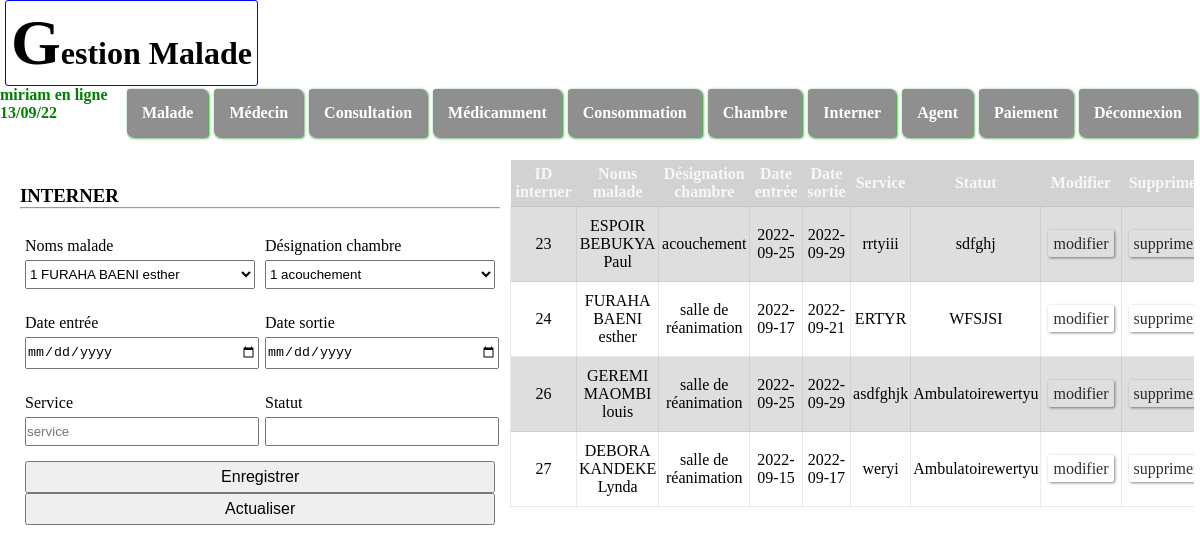
The page /Fichier_PHP/interner.php (signed in) on the database its author committed.
### tables this page shows
CREATE TABLE IF NOT EXISTS `interner` (
  `idinterner` int(11) NOT NULL AUTO_INCREMENT,
  `idmala` int(11) NOT NULL,
  `idchambre` int(11) NOT NULL,
  `services` varchar(40) NOT NULL,
  `statut` varchar(40) NOT NULL,
  `dateentree` date NOT NULL,
  `datesortie` date NOT NULL,
  PRIMARY KEY (`idinterner`),
  KEY `fk_malade4` (`idmala`),
  KEY `fk_chambre` (`idchambre`)
);

CREATE TABLE IF NOT EXISTS `malade` (
  `idmala` int(11) NOT NULL AUTO_INCREMENT,
  `nomsmalade` varchar(25) NOT NULL,
  `datenaissancemala` date NOT NULL,
  `etatcivilmala` varchar(20) NOT NULL,
  `sexemala` varchar(10) NOT NULL,
  `professionmala` varchar(25) NOT NULL,
  `adresse` varchar(25) NOT NULL,
  `telmala` varchar(20) NOT NULL,
  `poidsmala` varchar(10) NOT NULL,
  `taillemala` varchar(10) NOT NULL,
  `tamala` varchar(10) NOT NULL,
  `frmala` varchar(10) NOT NULL,
  `fcmala` varchar(10) NOT NULL,
  `poulsmala` varchar(10) DEFAULT NULL,
  `tmala` varchar(10) NOT NULL,
  PRIMARY KEY (`idmala`)
);

CREATE TABLE IF NOT EXISTS `chambre` (
  `idchambre` int(11) NOT NULL AUTO_INCREMENT,
  `designationchambre` varchar(35) NOT NULL,
  `prixchambre` int(10) NOT NULL,
  `categoriechambre` varchar(10) NOT NULL,
  PRIMARY KEY (`idchambre`)
);

### Fichier_PHP/interner.php (the view, shortened to what this page needs)
<?php require 'header.php';
require "pdo.php";
?>
    <main>
    <div class="gauche">
            <form action="" method="post">
                <h3>INTERNER</h3><hr></br>
                <div class="gp">
                    <div class="item">
                    <label for="">Noms malade</label> <br>
                    <select name="idmalade">
                        <?php
                        $sql="SELECT idmala, nomsmalade FROM malade";
                        $requete=$pdo->prepare($sql);
                        $requete->execute();
                        $tab=$requete->FetchAll(PDO::FETCH_ASSOC);
                        foreach($tab as $data){
                            $idmala=$data['idmala'];
                            $nomsmalade=$data['nomsmalade'];
                        ?>
                        <option value="<?php echo $idmala?>"><?php echo $idmala . " ".$nomsmalade?></option>
                        <?php
                        }
                         ?>
                    </select>
                    </div>
                    <div class="item">
                    <label for="">Désignation chambre</label> <br>
                    <select name="idchambre">
                        <?php
                        $sql="SELECT idchambre, designationchambre FROM chambre";
                        $requete=$pdo->prepare($sql);
                        $requete->execute();
                        $tab=$requete->FetchAll(PDO::FETCH_ASSOC);
                        foreach($tab as $data){
                            $idchambre=$data['idchambre'];
                            $designationchambre=$data['designationchambre'];
                        ?>
                        <option value="<?php echo $idchambre?>"><?php echo $idchambre . " ".$designationchambre?></option>
                        <?php
                        }
                         ?>
                    </select>
                    </div>
                </div>
                <div class="gp">
                    <div class="item">
                    <label for="">Date entrée</label> <br>
                    <input type="date" name="dateentree">
                    </div>
                    <div class="item">
                    <label for="">Date sortie</label> <br>
                    <input type="date" name="datesortie">
                    </div>
                </div>
                <div class="gp">
                    <div class="item">
                    <label for="">Service</label> <br>
                    <input type="text" name="services" placeholder="service">
                    </div>
                    <div class="item">
                    <label for="">Statut</label>
                    <input type="text" name="statut">
                    </div>
                </div>
                <div class="btn">
                <button type="submit" name="enregistrer">Enregistrer</button>
                <button type="submit" name="actualiser">Actualiser</button>
                </div>
            </form>
    </div>
    <div class="droite">
        <div class="table">
            <table>
                <thead>
                    <tr>
                        <th>ID interner</th>
                        <th>Noms malade</th>
                        <th>Désignation chambre</th>
                        <th>Date entrée</th>
                        <th>Date sortie</th>
                        <th>Service</th>
                        <th>Statut</th>
                        <th>Modifier</th>
                        <th>Supprimer</th>
                    </tr>
                </thead>
                <tbody>
                    <tr>
                    <?php
                    $sql=$sql="SELECT interner.idinterner, malade.nomsmalade,chambre.designationchambre,interner.services,interner.statut,interner.dateentree,interner.datesortie FROM interner, malade,chambre WHERE malade.idmala=interner.idmala AND chambre.idchambre=interner.idchambre";
                    $requete=$pdo->prepare($sql);
                    $requete->execute();
                    $tab=$requete->FetchAll(PDO::FETCH_ASSOC);
                    foreach($tab as $data){
                        $idinterner =$data['idinterner'];
                        $nomsmalade=$data['nomsmalade'];
                        $designationchambre=$data['designationchambre'];
                        $services=$data['services'];
                        $dateentree=$data['dateentree'];
                        $datesortie=$data['datesortie'];
                        $statut=$data['statut'];
                        ?>
                        <td><?php echo $idinterner?></td>
                        <td><?php echo $nomsmalade?></td>
                        <td><?php echo $designationchambre?></td>
                        <td><?php echo $dateentree?></td>
                        <td><?php echo $datesortie?></td>
                        <td><?php echo $services?></td>
                        <td><?php echo $statut?></td>
                        <td><a href="modifier_interner.php?id=<?php echo $idinterner?>">modifier</a></td>
                        <td><a href="supprimer_interner.php?id=<?php echo $idinterner?>">supprimer</a></td>
                        </tr>
                        <?php
                }
                    ?>
                </tbody>
            </table>
    </div>
    </main>
</body>
</html>

### fichier_CSS/malade.css (style rules this page uses)
* { padding: 0; margin: 0; }
body main { width: 100%; display: flex; height: auto; margin-top: 20px; position: relative; }
body main .gauche { width: 40%; display: flex; align-items: center; justify-content: center; margin-left: 20px; }
body main .gauche form { width: 100%; display: flex; justify-content: center; flex-direction: column; }
body main .gauche form .gp { width: 100%; display: flex; margin: 10px 0; }
body main .gauche form .gp .item { width: 50%; }
body main .gauche form .gp .item input, select { width: 96%; margin: 5px; padding: 5px 0; }
body main .gauche form .gp .item label { margin: 5px; color: black; }
body main .gauche form .btn { margin-left: 5px; margin-bottom: 10px; width: 98%; }
body main .gauche form .btn button { width: 100%; padding: 5px 0; font-size: 1em; }
body main .droite { width: 57%; margin-left: 10px; }
body main .droite table { width: 100%; border-collapse: collapse; }
body main .droite table thead { background: rgba(0, 0, 0, 0.178); }
body main .droite table thead tr th { padding: 5px; color: rgba(255, 255, 255, 0.815); }
body main .droite table tbody tr { background: rgba(128, 128, 128, 0.26); text-align: center; }
body main .droite table tbody tr td { border: 1px solid rgba(128, 128, 128, 0.164); padding: 10px 2px; }
body main .droite .table { height: 400px; overflow: auto; }
* a { text-decoration: none; color: rgba(0, 0, 0, 0.815); padding: 5px; margin: 5px; border-radius: 2px; box-shadow: 1px 1px 3px rgba(0, 0, 0, 0.479); }
main { position: relative; }

### rows shown on the page
interner: idinterner "23", idmala.nomsmalade "ESPOIR BEBUKYA Paul", idchambre.designationchambre "acouchement", dateentree "2022-09-25", datesortie "2022-09-29", services "rrtyiii", statut "sdfghj"
interner: idinterner "24", idmala.nomsmalade "FURAHA BAENI esther", idchambre.designationchambre "salle de réanimation", dateentree "2022-09-17", datesortie "2022-09-21", services "ERTYR", statut "WFSJSI"
interner: idinterner "26", idmala.nomsmalade "GEREMI MAOMBI louis", idchambre.designationchambre "salle de réanimation", dateentree "2022-09-25", datesortie "2022-09-29", services "asdfghjk", statut "Ambulatoirewertyu"
interner: idinterner "27", idmala.nomsmalade "DEBORA KANDEKE Lynda", idchambre.designationchambre "salle de réanimation", dateentree "2022-09-15", datesortie "2022-09-17", services "weryi", statut "Ambulatoirewertyu"

### other values the page prints
$_SESSION['username'] "miriam"
form field idmalade "1 FURAHA BAENI esther"
form field idchambre "1 acouchement"
